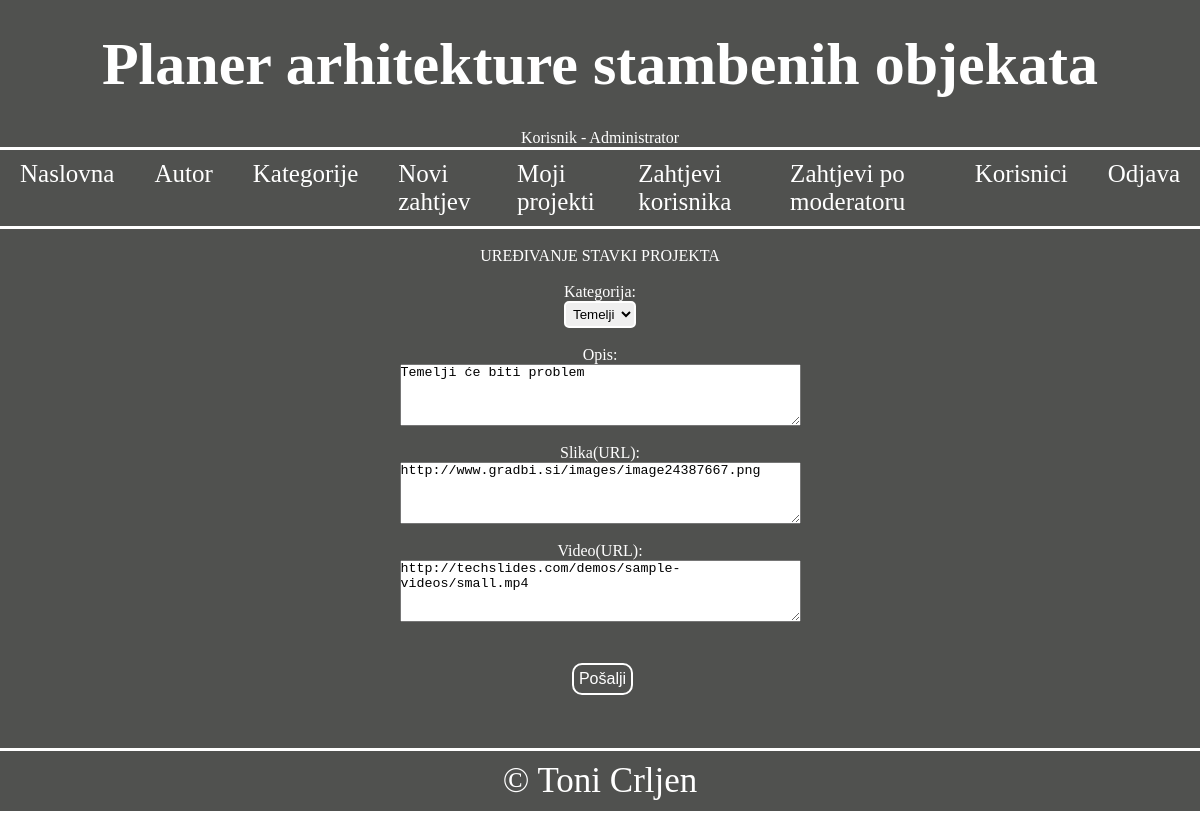
Screenshot of /uredivanje_stavki.php?projekt=1&kategorija=1 (signed in) with the database file from the repository.
### tables this page shows
CREATE TABLE IF NOT EXISTS `stavke_projekta` (
  `projekt_id` INT(10) NOT NULL,
  `kategorija_id` INT(10) NOT NULL,
  `opis` TEXT NOT NULL,
  `slika` TEXT NOT NULL,
  `video` TEXT NULL,
  PRIMARY KEY (`projekt_id`, `kategorija_id`),
  INDEX `fk_projekt_ima_kategoriju_kategorija1_idx` (`kategorija_id` ASC),
  INDEX `fk_projekt_ima_kategoriju_projekt1_idx` (`projekt_id` ASC),
  CONSTRAINT `fk_projekt_ima_kategoriju_kategorija1`
    FOREIGN KEY (`kategorija_id`)
    REFERENCES `kategorija` (`kategorija_id`)
    ON DELETE NO ACTION
    ON UPDATE NO ACTION,
  CONSTRAINT `fk_projekt_ima_kategoriju_projekt1`
    FOREIGN KEY (`projekt_id`)
    REFERENCES `projekt` (`projekt_id`)
    ON DELETE NO ACTION
    ON UPDATE NO ACTION);

### baza.php (called while the page is built, shortened)
<?php
function izvrsiUpit($veza, $upit){
	$rezultat = mysqli_query($veza,$upit);
	return $rezultat;
}
?>

### uredivanje_stavki.php (the view, shortened to what this page needs)
<?php
	require_once("zaglavlje.php");
	require_once("meni.php") ;
	require_once("baza.php");
	$veza = spojiSeNaBazu();
	$projektID=$_GET['projekt'];
	$kategorijaID = $_GET["kategorija"];
	$upitKategorija = "SELECT * FROM kategorija;";
	$rezultatKategorija = izvrsiUpit($veza,$upitKategorija);
	$upitPodaci = "SELECT * FROM stavke_projekta WHERE projekt_id = $projektID AND kategorija_id = $kategorijaID";
	$rezPodaci = izvrsiUpit($veza, $upitPodaci);
	$redPodaci = mysqli_fetch_array($rezPodaci);
?>
<section class="uredivanje-stavki"><br>
	<p>UREĐIVANJE STAVKI PROJEKTA</p><br>
	<form class="forma uredivanje-stavki" name="forma"  method="get" action="<?php echo $_SERVER["PHP_SELF"]?>" >
				<label for="kategorija">Kategorija:</label>
				<select name=kategorija>
				<?php
							while($red = mysqli_fetch_array($rezultatKategorija)) {
								if ($kategorijaID == $red['kategorija_id']) echo "
								<option value='{$red['kategorija_id']}' selected>{$red['naziv']}</option>";
							}
						?>
				</select>
					<br>
				<label for="opis">Opis:</label>
				<textarea rows="4" cols="48" name="opis"  placeholder="Unesite opis:" required><?php echo $redPodaci['opis'] ?></textarea> <br>
				<label for="slika">Slika(URL):</label>
				<textarea rows="4" cols="48" name="slika"  placeholder="Unesite URL slike:" required><?php echo $redPodaci['slika'] ?></textarea> <br>
				<label for="video" >Video(URL):</label>
				<textarea rows="4" cols="48" name="video"  placeholder="Unesite URL videa:"><?php echo $redPodaci['video'] ?></textarea> <br><br>
				<input class="forma-gumb" type="submit" name="submit" value="Pošalji"/>
	</form><br>
</section>
<?php
	require_once("podnozje.php");
?>

### stil.css (style rules this page uses)
* { margin:0; padding:0; color: white; }
body { background-color: #50514F; }
input { color: black; }
select { color: black; padding: 3px; border: 2px solid white; border-radius: 5px; }
option { color: black; }
textarea { color: black; }
.forma-gumb { color: white; background-color: transparent; margin: 5px; padding: 5px; font-size: 16px; border: 2px solid white; border-radius: 10px; cursor: pointer; margin-left: 10px; }
.korisnik, .uredivanje-stavki, .dodavanje-stavki { display: grid; grid-template-columns: 1fr; justify-items: center; }

### rows the page displays
stavke_projekta: opis "Temelji će biti problem", slika "http://www.gradbi.si/images/image24387667.png", video "http://techslides.com/demos/sample-videos/small.mp4"

### other values shown
$_SESSION['ime'] "Administrator"
form field kategorija "Temelji"
